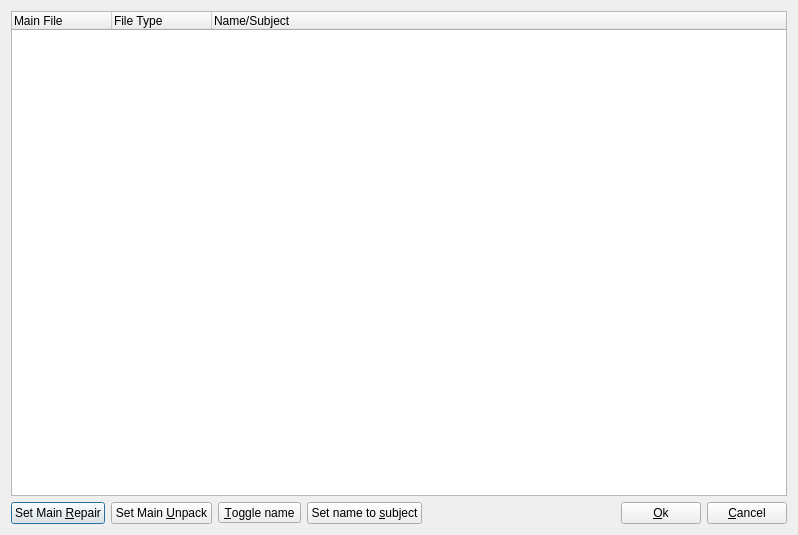
<?xml version="1.0" encoding="UTF-8"?>
<ui version="4.0">
 <class>AutoUnpackConfirmationClass</class>
 <widget class="QDialog" name="AutoUnpackConfirmationClass">
  <property name="geometry">
   <rect>
    <x>0</x>
    <y>0</y>
    <width>798</width>
    <height>535</height>
   </rect>
  </property>
  <property name="windowTitle">
   <string>Auto Unpack Confirmation</string>
  </property>
  <layout class="QVBoxLayout" name="verticalLayout">
   <item>
    <widget class="QTreeWidget" name="confirmTreeWidget">
     <property name="focusPolicy">
      <enum>Qt::StrongFocus</enum>
     </property>
     <property name="autoScroll">
      <bool>false</bool>
     </property>
     <property name="rootIsDecorated">
      <bool>false</bool>
     </property>
     <column>
      <property name="text">
       <string>Main File</string>
      </property>
     </column>
     <column>
      <property name="text">
       <string>File Type</string>
      </property>
     </column>
     <column>
      <property name="text">
       <string>Name/Subject</string>
      </property>
     </column>
    </widget>
   </item>
   <item>
    <layout class="QHBoxLayout" name="horizontalLayout">
     <item>
      <widget class="QPushButton" name="repairButton">
       <property name="text">
        <string>Set Main &amp;Repair</string>
       </property>
       <property name="iconSize">
        <size>
         <width>16</width>
         <height>16</height>
        </size>
       </property>
      </widget>
     </item>
     <item>
      <widget class="QPushButton" name="unpackButton">
       <property name="text">
        <string>Set Main &amp;Unpack</string>
       </property>
       <property name="iconSize">
        <size>
         <width>16</width>
         <height>16</height>
        </size>
       </property>
      </widget>
     </item>
     <item>
      <widget class="QToolButton" name="toggleButton">
       <property name="sizePolicy">
        <sizepolicy hsizetype="Minimum" vsizetype="Fixed">
         <horstretch>0</horstretch>
         <verstretch>0</verstretch>
        </sizepolicy>
       </property>
       <property name="focusPolicy">
        <enum>Qt::StrongFocus</enum>
       </property>
       <property name="toolTip">
        <string>Switch between name and subject</string>
       </property>
       <property name="text">
        <string>&amp;Toggle name</string>
       </property>
       <property name="checkable">
        <bool>true</bool>
       </property>
      </widget>
     </item>
     <item>
      <widget class="QPushButton" name="setNameButton">
       <property name="toolTip">
        <string>Change each name shown to the full header subject</string>
       </property>
       <property name="text">
        <string>Set name to &amp;subject</string>
       </property>
       <property name="checkable">
        <bool>false</bool>
       </property>
      </widget>
     </item>
     <item>
      <spacer name="horizontalSpacer">
       <property name="orientation">
        <enum>Qt::Horizontal</enum>
       </property>
       <property name="sizeHint" stdset="0">
        <size>
         <width>40</width>
         <height>20</height>
        </size>
       </property>
      </spacer>
     </item>
     <item>
      <widget class="QPushButton" name="okButton">
       <property name="text">
        <string>&amp;Ok</string>
       </property>
       <property name="iconSize">
        <size>
         <width>16</width>
         <height>16</height>
        </size>
       </property>
      </widget>
     </item>
     <item>
      <widget class="QPushButton" name="cancelButton">
       <property name="text">
        <string>&amp;Cancel</string>
       </property>
       <property name="iconSize">
        <size>
         <width>16</width>
         <height>16</height>
        </size>
       </property>
      </widget>
     </item>
    </layout>
   </item>
  </layout>
 </widget>
 <layoutdefault spacing="6" margin="11"/>
 <resources>
  <include location="quban.qrc"/>
 </resources>
 <connections/>
</ui>
